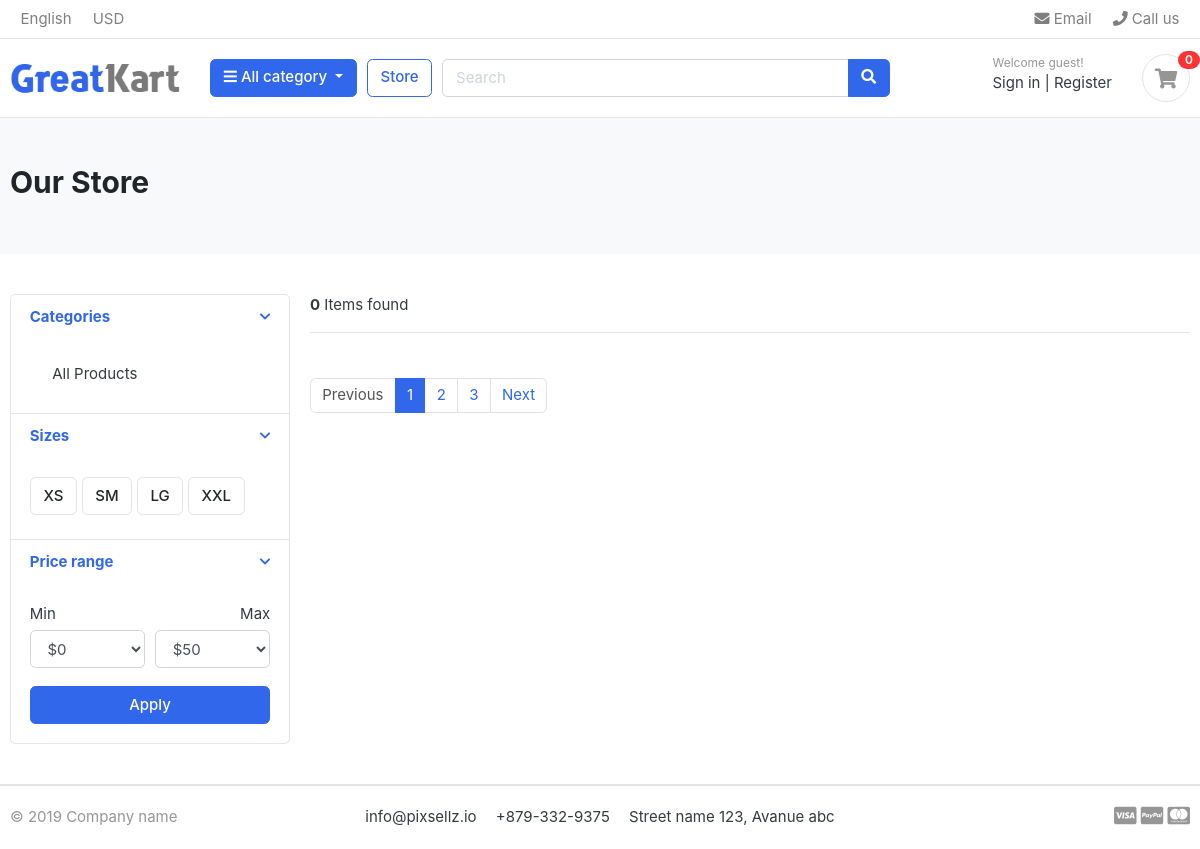
/store/, run on an earlier commit of the app's database.
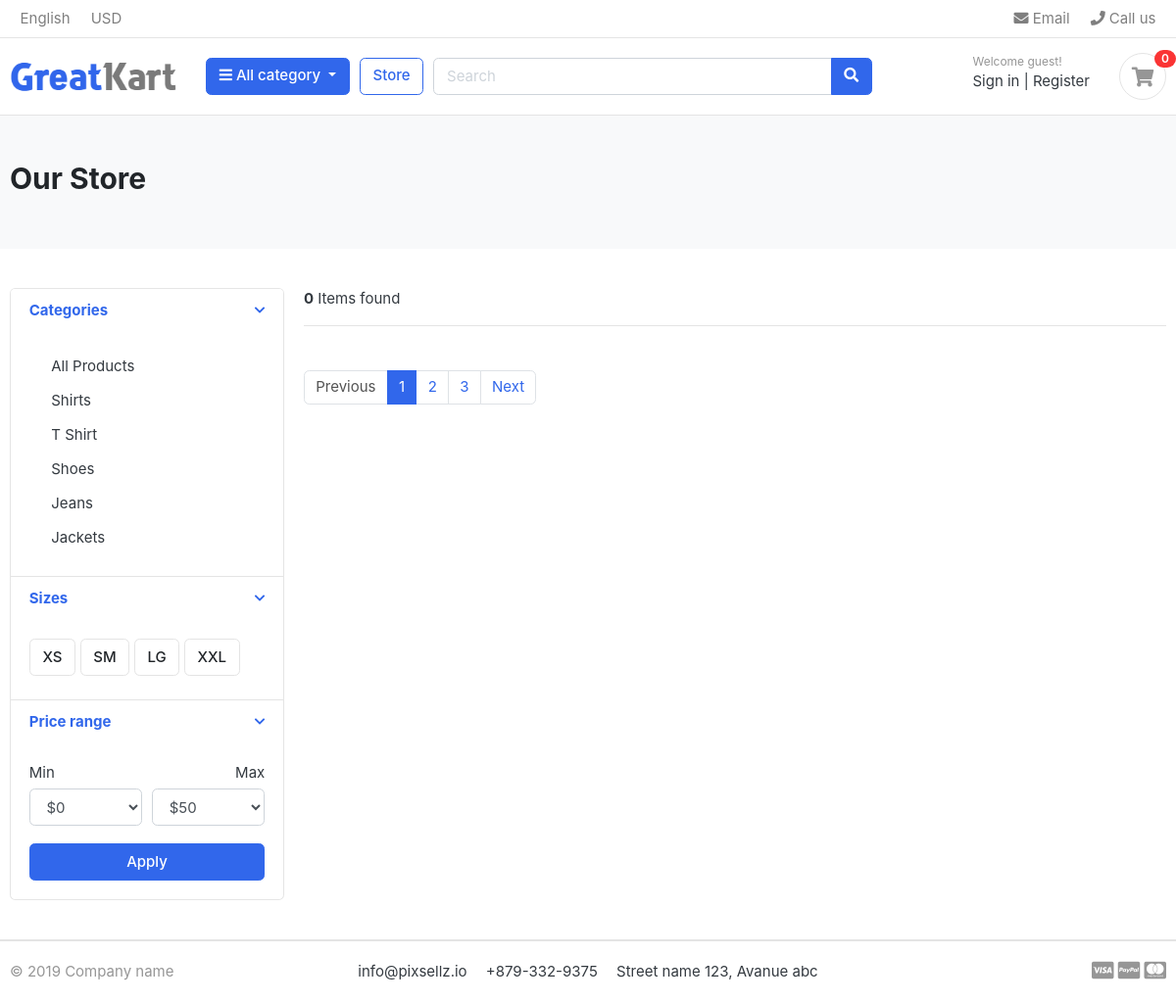
And on a later commit of the database.
### category/models.py (models this page shows, shortened)
class Category(models.Model):
    category_name = models.CharField(max_length=50, unique=True)
    slug = models.SlugField(max_length=100,unique=True)
    description = models.TextField(max_length=255, blank=True)
    category_image = models.ImageField(upload_to='photos/categories', blank=True)
    class Meta:
        verbose_name = 'Category'
        verbose_name_plural = 'Categories'
    def get_url(self):
        return reverse('products_by_category', args=[self.slug])

### store/views.py (the view)
# urls.py: path('store/',include('store.urls')),
def store(request, category_slug=None):
    if category_slug:
        categories = get_object_or_404(Category, slug=category_slug)
        products = Product.objects.filter(category=categories, is_available=True)
        products_count = products.count()
        return render(request, 'store/store.html', {'products': products, 'products_count': products_count})
    products = Product.objects.filter(is_available=True)
    products_count = products.count()
    return render(request, 'store/store.html', {'products': products, 'products_count': products_count})

### category/context_processors.py (called while the page is built)
def menu_links(request):
    links = Category.objects.all()
    dict = {'links':links}
    return dict

### templates/store/store.html (shortened to what this page needs)
{% extends 'base.html' %}
{% load static %}
{% block content %}
<section class="section-pagetop bg">
<div class="container">
	<h2 class="title-page">Our Store</h2>
</div>
</section>
<section class="section-content padding-y">
<div class="container">
<div class="row">
	<aside class="col-md-3">
<div class="card">
	<article class="filter-group">
		<header class="card-header">
			<a href="#" data-toggle="collapse" data-target="#collapse_1" aria-expanded="true" class="">
				<i class="icon-control fa fa-chevron-down"></i>
				<h6 class="title">Categories</h6>
			</a>
		</header>
		<div class="filter-content collapse show" id="collapse_1">
			<div class="card-body">
				<ul class="list-menu">
					<li><a class="dropdown-item" href="{% url 'store' %}">All Products</a></li>
					{% for category in links %}
					<li><a class="dropdown-item" href="{{ category.get_url }}">{{ category.category_name }}</a></li>
					{% endfor %}
				</ul>
			</div>
		</div>
	</article>
	<article class="filter-group">
		<header class="card-header">
			<a href="#" data-toggle="collapse" data-target="#collapse_4" aria-expanded="true" class="">
				<i class="icon-control fa fa-chevron-down"></i>
				<h6 class="title">Sizes </h6>
			</a>
		</header>
		<div class="filter-content collapse show" id="collapse_4">
			<div class="card-body">
			  <label class="checkbox-btn">
			    <span class="btn btn-light"> XS </span>
			  </label>
			  <label class="checkbox-btn">
			    <span class="btn btn-light"> SM </span>
			  </label>
			  <label class="checkbox-btn">
			    <span class="btn btn-light"> LG </span>
			  </label>
			  <label class="checkbox-btn">
			    <span class="btn btn-light"> XXL </span>
			  </label>
		</div>
		</div>
	</article>
	<article class="filter-group">
		<header class="card-header">
			<a href="#" data-toggle="collapse" data-target="#collapse_3" aria-expanded="true" class="">
				<i class="icon-control fa fa-chevron-down"></i>
				<h6 class="title">Price range </h6>
			</a>
		</header>
		<div class="filter-content collapse show" id="collapse_3">
			<div class="card-body">
				<div class="form-row">
				<div class="form-group col-md-6">
				  <label>Min</label>
				  	<select class="mr-2 form-control">
						<option value="0">$0</option>
					</select>
				</div>
				<div class="form-group text-right col-md-6">
				  <label>Max</label>
				  	<select class="mr-2 form-control">
						<option value="50">$50</option>
					</select>
				</div>
				</div>
				<button class="btn btn-block btn-primary">Apply</button>
			</div>
		</div>
	</article>
</div>
	</aside>
	<main class="col-md-9">
<header class="border-bottom mb-4 pb-3">
		<div class="form-inline">
			<span class="mr-md-auto"><b>{{products_count}}</b> Items found </span>
		</div>
</header>
<nav class="mt-4" aria-label="Page navigation sample">
  <ul class="pagination">
    <li class="page-item disabled"><a class="page-link" href="#">Previous</a></li>
    <li class="page-item active"><a class="page-link" href="#">1</a></li>
    <li class="page-item"><a class="page-link" href="#">2</a></li>
    <li class="page-item"><a class="page-link" href="#">3</a></li>
    <li class="page-item"><a class="page-link" href="#">Next</a></li>
  </ul>
</nav>
	</main>
</div>
</div>
</section>
{% endblock %}

What changed in the data, as far as the page shows it:
added Category: category_name "Shirts"
added Category: category_name "T Shirt"
added Category: category_name "Shoes"
added Category: category_name "Jeans"
added Category: category_name "Jackets"
